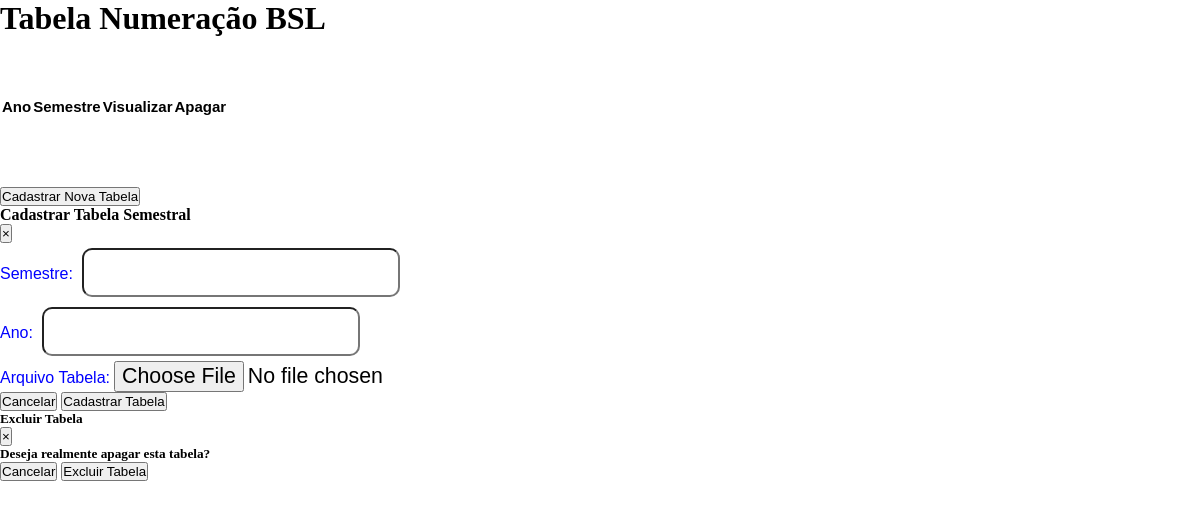
The app's page /exib-tabela-bsl.php, older data.
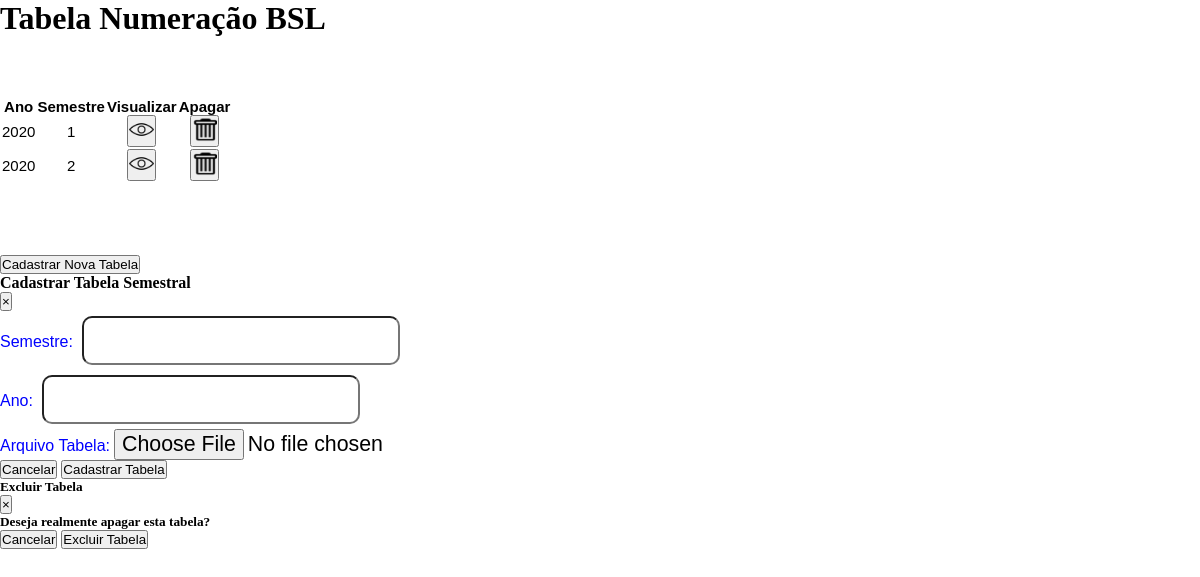
The same page, newer data.
### tables this page shows
CREATE TABLE `tabela_bsl` (
  `id` int(11) NOT NULL,
  `semestre` int(2) NOT NULL,
  `ano` year(4) NOT NULL,
  `arquivo` varchar(100) NOT NULL
);

### classes/bsl.php (called while the page is built, shortened)
<?php
Class Bsl
{
	public function buscarTabela()
	{
		global $pdo;
		$cmd = $pdo->query("SELECT * FROM tabela_bsl");
		$dados = $cmd->fetchAll(PDO::FETCH_ASSOC);
		return $dados;
	}
}
?>

### exib-tabela-bsl.php (the view, shortened to what this page needs)
<?php
    require_once 'classes/bsl.php';
    $b = new bsl;
    $b->conectar("inss", "127.0.0.1", "root", "8800");
?>
<!DOCTYPE html>
<html>
<head>
</head>
<body>
    <link rel="stylesheet" href="css/style_cadastro.css">
        <h1>Tabela Numeração BSL</h1>
            <pre>
                <div class="exibir">
                <div class="row">
                    <div class="col-md-10">
                        <table class="table" id="exibir-tab">
                            <thead>
                                <tr>
                                    <th>Ano</th>
                                    <th>Semestre</th>
                                    <th>Visualizar</th>
                                    <th>Apagar</th>
                                </tr>
                                    <?php
                                    $busca = $b->buscarTabela();
                                    foreach ($busca as $dado) {?>
                                        <td><?php echo $dado["ano"]; ?></td>
                                        <td><?php echo $dado["semestre"];?></td>
                                        <td><?php echo "<a href=\"bsl/tabela/". $dado["arquivo"]."\" target='blank' >"?><button type="button"><img src="img/visu.png"></button></td>
                                        <td><button id="excluir" type="button" data-toggle="modal" data-target="#excluirTab" data-whateverid="<?php echo $dado['id']; ?>"><img src="img/lixo.png"></button></td>
                                    <?php  } ?>
                            </thead>
                        </table>
                    </div>
                </div>
            </div>
            </pre>
            <button id="cadastrar" type="button" class="btn btn-xs btn-primary" data-toggle="modal" data-target="#cadastrarTab" data-whatever="">Cadastrar Nova Tabela</button>
            <div class="modal fade" id="cadastrarTab" tabindex="-1" aria-labelledby="exampleModalLabel" aria-hidden="true">
                <div class="modal-dialog">
                    <div class="modal-content">
                        <div class="modal-header">
                            <h4 class="modal-title" id="exampleModalLabel">Cadastrar Tabela Semestral</h4>
                            <button type="button" class="close" data-dismiss="modal" aria-label="Close">
                                <span aria-hidden="true">&times;</span>
                            </button>
                        </div>
                        <div class="modal-body">
                            <form method="POST" enctype="multipart/form-data">
                                <div class="form-group">
                                    <label for="recipient-semestre" class="col-form-label">Semestre:</label>
                                    <input name="semestre" type="text" class="form-control" id="recipient-semestre">
                                </div>
                                <div class="form-group">
                                    <label for="recipient-ano" class="col-form-label">Ano:</label>
                                    <input name="ano" type="text" class="form-control" id="recipient-ano"></input>
                                </div>
                                <div class="form-group">
                                    <label for="recipient-arquivo" class="col-form-label">Arquivo Tabela:</label>
                                    <input name="arquivo" type="file" class="form-control-file" id="recipient-arquivo"></input>
                                </div>
                                <div class="modal-footer">
                                    <button type="button" class="btn btn-primary" data-dismiss="modal">Cancelar</button>
                                    <button type="submit" class="btn btn-danger">Cadastrar Tabela</button>
                                </div>
                            </form>
                        </div>
                    </div>
                </div>
            </div>
            <div class="modal fade" id="excluirTab" tabindex="-1" aria-labelledby="exampleModalLabelExc" aria-hidden="true">
                <div class="modal-dialog">
                    <div class="modal-content">
                        <div class="modal-header">
                            <h5 class="modal-title" id="exampleModalLabelExc">Excluir Tabela</h5>
                            <button type="button" class="close" data-dismiss="modal" aria-label="Close">
                                <span aria-hidden="true">&times;</span>
                            </button>
                        </div>
                        <div class="modal-body">
                            <form method="POST" action="http://localhost/teste/apagar-tabela.php" enctype="multipart/form-data">
                                <h5>Deseja realmente apagar esta tabela?</h5>
                                <div class="modal-footer">
                                    <button type="button" class="btn btn-primary" data-dismiss="modal">Cancelar</button>
                                    <button type="submit" class="btn btn-danger">Excluir Tabela</button>
                                </div>
                            </form>
                        </div>
                    </div>
                </div>
            </div>
</body>
</html>

### css/style_cadastro.css (style rules this page uses)
* { margin: 0px; padding: 0px; }
button img { padding: unset; height:25px; width: 25px; }
input { margin: 05px; border-radius: 10px; font-size: 16pt; padding: 10px 20px; font-family: arial; }
label { font-family: arial; color: blue; }
input[type=file] { border-radius: unset; padding: unset; margin: inherit; width: auto; font-family: arial; }
pre { line-height: 9px;text-align: center;padding: 0px;font-size: 15px;font-family: sans-serif; }
table { align-content: center; }
th { text-align: center; }

Row changes from the older to the newer data that the page shows:
added tabela_bsl: ano "2020", semestre "1"
added tabela_bsl: ano "2020", semestre "2"
